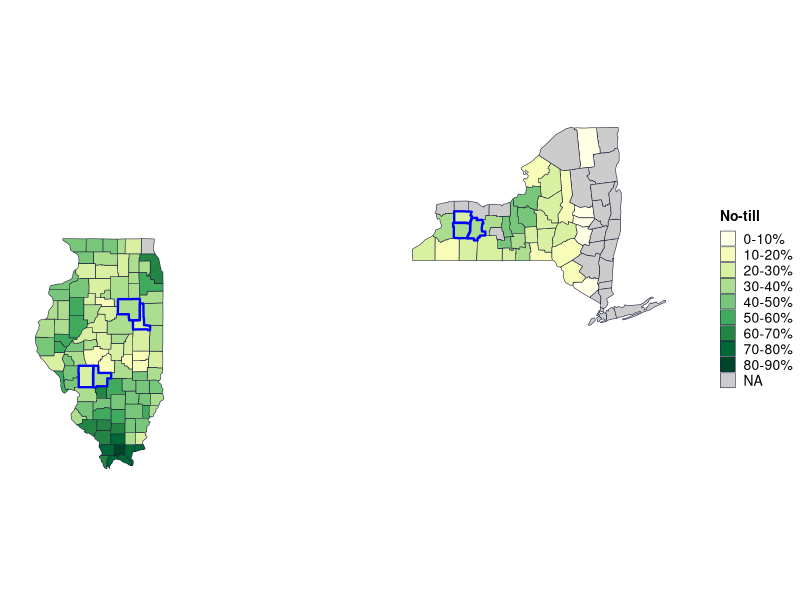
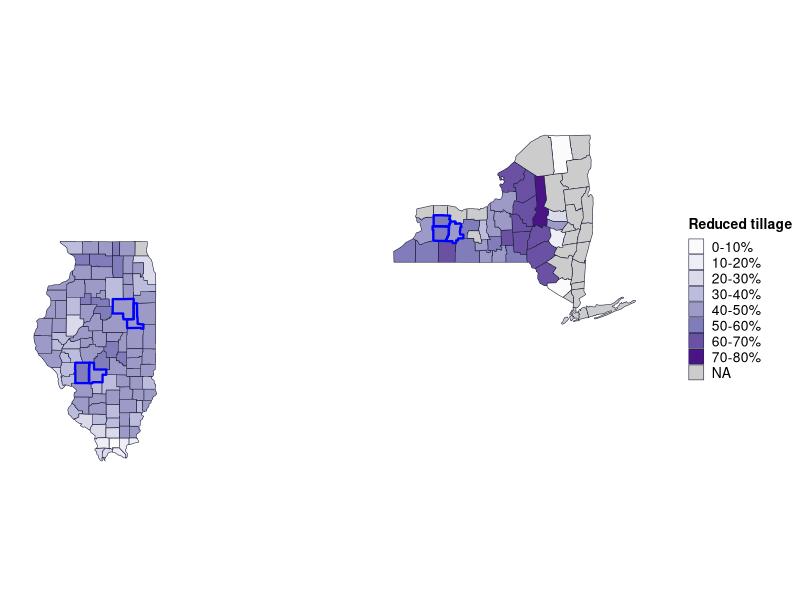
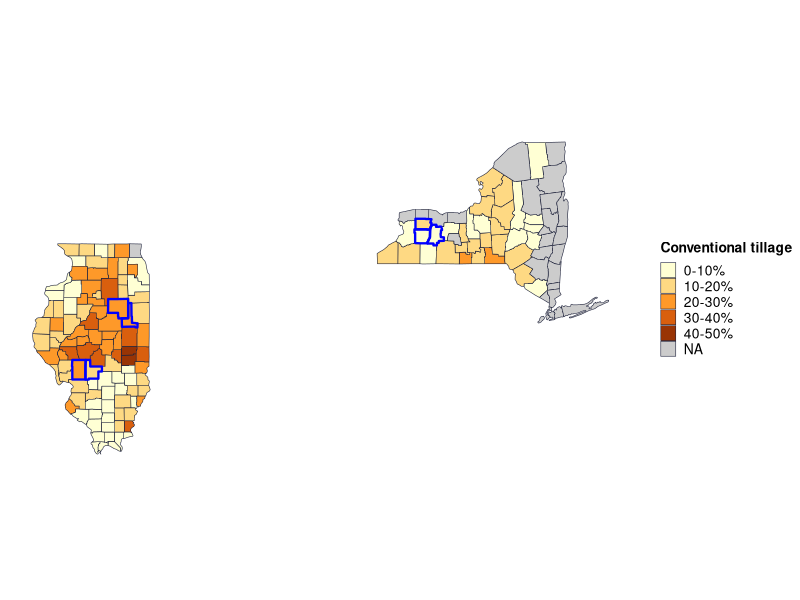
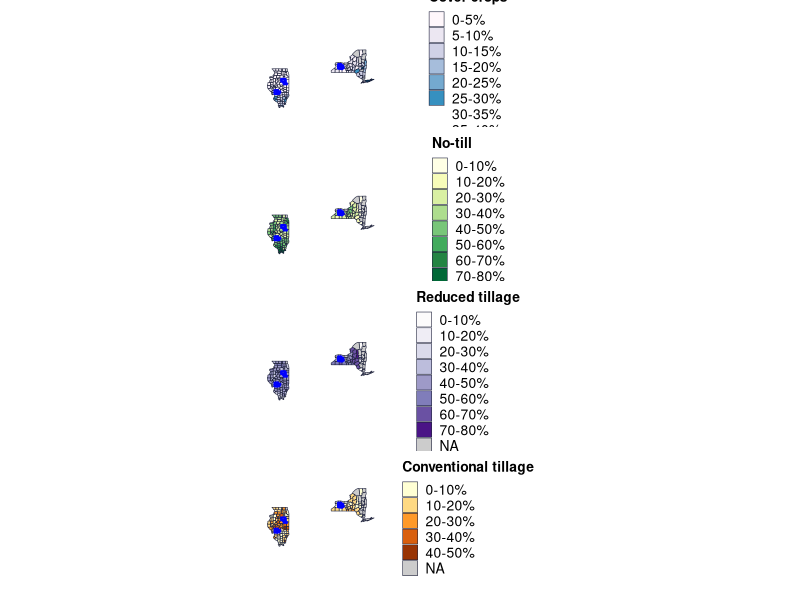
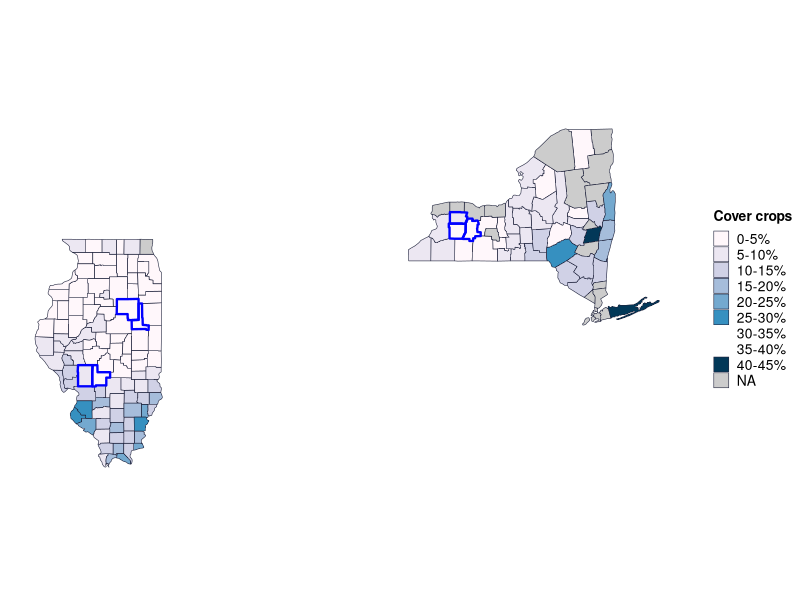
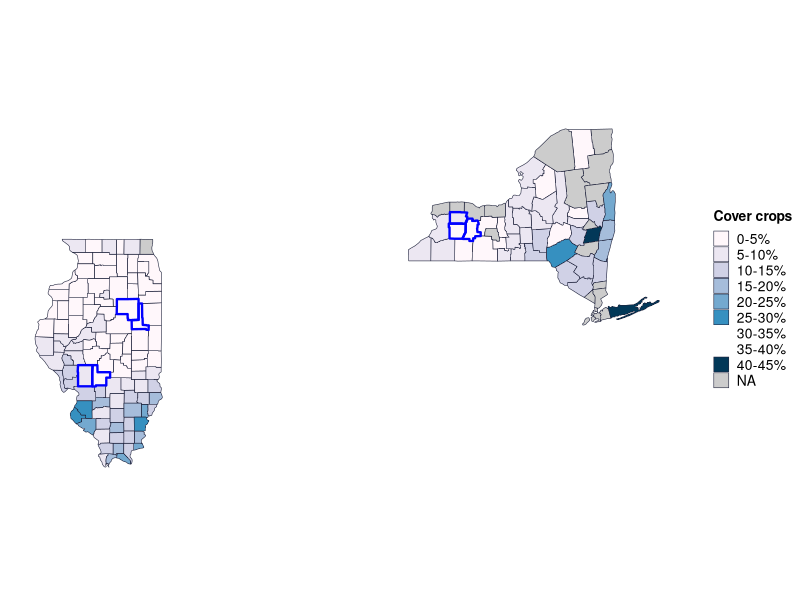
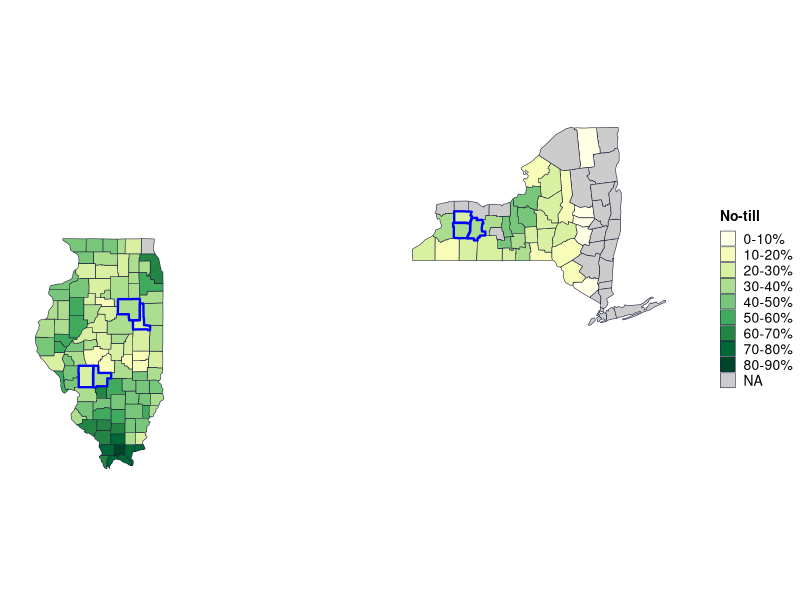
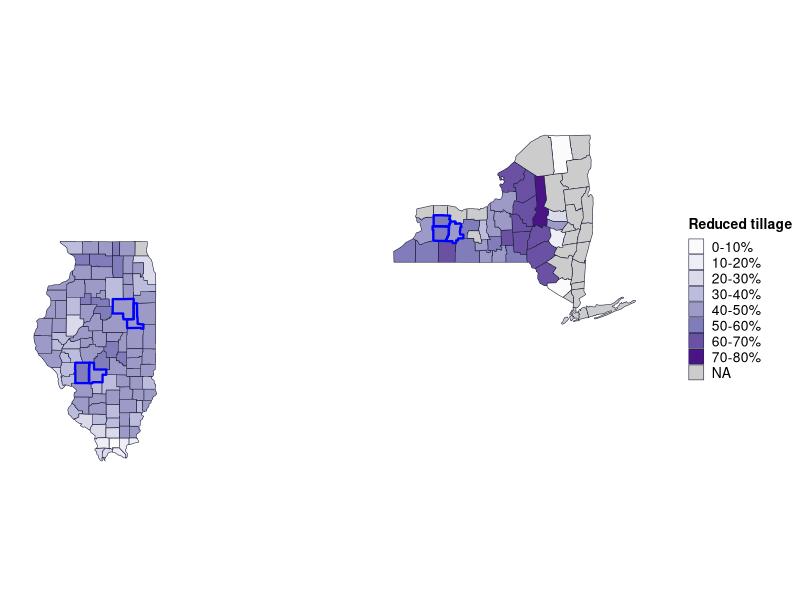

Source code (R) for these figures, in order: (Note: this script raises an error after producing the figures.)
# This makes county heat maps for average % adoption 2018-2021 from OpTIS for 
# cover crops, no till, reduced till
# excludes counties whose harvested cropland acres in 2017 census is in the 
# lowest 10th percentile for the state and counties for which OpTIS evaluated
# < 50% of 2017 harvested cropland acres.See "OpTIS adoption rates IL.R" for details.
# adoption on just corn (silage and grain) and soybean acres only
# 

library(tidyverse)
library(maps)
library(reshape2)
# install.packages("sf")
library(sf)
# library(gridExtra)  # for grid.arrange()
# install.packages("patchwork")
library(patchwork) # for plot_layout()

# based on https://stackoverflow.com/questions/51463037/plotting-a-heat-map-of-pennsylvania-counties-in-r

# load data created in "OpTIS adoption rates NY.R"
means_countyny <- read.csv("data/optis/means_county_ny.csv") %>%
  arrange(county)
means_countyny$state <- rep("NY", nrow(means_countyny))
means_countyny <- means_countyny[,c(6, 1:5)]

means_countyil <- read.csv("data/optis/means_county_il.csv") 

dat <- bind_rows(means_countyny, means_countyil)

rm(means_countyil, means_countyny)

dat$co_st <- paste0(dat$county, "-", dat$state)


# define colors for YlOrBr by Paul Tol https://personal.sron.nl/~pault/
# how many colors do we need? do they all work with 5?
# hist(means_county$mean.perc[means_county$variable %in% "perc_cc"]) # 0-30
# hist(means_county$mean.perc[means_county$variable %in% "perc_nt"]) # 10-80
# hist(means_county$mean.perc[means_county$variable %in% "perc_rt"]) # 15-55
# hist(means_county$mean.perc[means_county$variable %in% "perc_ct"]) # 0-50
# pal5 <- c("#ffffe5", "#fee391", "#fb9a29", "#cc4c02", "#662506", "#888888")
# pal6 <- c("#fee391", "#fec44f", "#fb9a29", "#ec7014", "#cc4c02", "#993404", "#888888")
# pal6b <- c(rev(pal6[1:6]), pal6[7])
# # scales::show_col(pal6b)
# pal7 <- c("#fff7bc", "#fee391", "#fec44f", "#fb9a29", "#ec7014", "#cc4c02", "#993404", "#888888")
# pal8 <- c("#fff7bc", "#fee391", "#fec44f", "#fb9a29", "#ec7014", "#cc4c02", "#993404", "#662506", "#888888")
# pal8b <- c(rev(pal8[1:8]), pal8[9])
pal3new <- c("#8c510a", "#bf812d", "#dfc27d")
pal6new <- c("#8c510a", "#bf812d", "#dfc27d", "#80cdc1", "#35978f", "#01665e")
pal5new <- c("#bf812d", "#dfc27d", "#80cdc1", "#35978f", "#01665e")
pal8new <- c("#8c510a", "#bf812d", "#dfc27d", "#f6e8c3","#c7eae5", "#80cdc1", "#35978f", "#01665e")
palcc <- c("#ffffcc", "#d9f0a3", "#addd8e", "#78c679","#41ab5d", "#238443", "#005a32") # From https://colorbrewer2.org/#type=sequential&scheme=YlGn&n=7
#palcc <- c("#FFFFE5", "#F7FCB9", "#D9F0A3", "#ADDD8E", "#78C679", "#41AB5D", "#004529")
palnt <- c("#ffffcc", "#c2e699", "#78c679", "#31a354", "#006837") # From https://colorbrewer2.org/#type=sequential&scheme=YlGn&n=5
palct <- c("#fff7bc", "#fec44f", "#d95f0e")  # From https://colorbrewer2.org/#type=sequential&scheme=YlOrBr&n=3
palrt <- c("#ffffe5", "#f7fcb9", "#d9f0a3", "#addd8e", "#78c679", "#41ab5d", "#238443", "#005a32")  # From https://colorbrewer2.org/#type=sequential&scheme=YlGn&n=8


# divide percents into bins
# what's the max and min for each variable?
ranges <- do.call(data.frame, aggregate(dat, mean.perc~variable, 
                                        FUN=function (x) c(min=min(x), max=max(x))))

# fn for rounding to the upper 5
round_any <- function(x, accuracy, f=round){f(x/accuracy)*accuracy}

ranges$min_bin <-round_any(ranges$mean.perc.min, 10, f=floor)
ranges$max_bin <-round_any(ranges$mean.perc.max, 10, f=ceiling)
ranges$bins <- c(5, 10, 10, 10)

dat <- inner_join(dat, ranges[,c(1,4:6)]) %>%
  mutate(binlo = round_any(mean.perc, bins, f=floor), 
         binhi = round_any(mean.perc, bins, f=ceiling),
         mybin = paste0(binlo, "-", binhi),
         bincheck = binhi-binlo # check to see if any bins are e.g., 18-18
  ) %>%
  arrange(variable, mean.perc)

# do any counties mybin = 0? (i.e. "18-18")
sum(dat$bincheck==0) # should be 0

# cleanup bins dataset
dat <- dat[,c(1:4,7,13)]




# add "%" to bin category to show up in plots
dat$mybin <- ifelse(dat$mybin=="NA", dat$mybin, paste0(dat$mybin, "%"))

dat$mybin <- ordered(dat$mybin, levels=unique(dat$mybin))

# ID focus areas
dat$focus_area <- ifelse(dat$co_st %in% c("Ford-IL", "Livingston-IL", "Macoupin-IL", "Montgomery-IL",
                                           "Wyoming-NY", "Livingston-NY", "Genesee-NY"), "yes", "no")



# get county spatial data
mp <- map_data("county", c("New York", "Illinois"), proj="mercator")


# check spelling of counties matches between ny and dat
# and get ready to join with dat data
mp$subregion <- str_to_title(mp$subregion)

mapnames <- unique(mp[,c('subregion', 'region')]) # 164 names  (102 counties in IL, 62 in NY = 164)
mapnames$state <- ifelse(mapnames$region=="illinois", "IL", "NY")
mapnames$co_st <- paste0(mapnames$subregion, "-", mapnames$state)
datnames <- unique(dat$co_st)  # data have 142 names
sort(datnames)
# what is different - are they MISSING or SPELLED DIFFERENT?
difs <- setdiff(mapnames$co_st, datnames)
# mapnames have spaces, datnames do not

dat$county2 <- ifelse(dat$county=="DeKalb", "De Kalb",
                      ifelse(dat$county=="DeWitt", "De Witt",
                             ifelse(dat$county=="DuPage", "Du Page",
                                    ifelse(dat$county=="LaSalle", "La Salle",
                                           ifelse(dat$county=="McDonough", "Mcdonough",
                                                  ifelse(dat$county=="McHenry", "Mchenry",
                                                         ifelse(dat$county=="McLean", "Mclean",
                                                                ifelse(dat$county=="St. Clair", "St Clair", dat$county))))))))

dat$co_st <- paste0(dat$county2, "-", dat$state)
datnames <- unique(dat$co_st)  
sort(datnames)
# what is different - are they MISSING or SPELLED DIFFERENT?
difs <- setdiff(mapnames$co_st, datnames)
# now seems that it is counties that are missing

# make complete list of counties x 4 variable types
vars <- unique(dat$variable)
mapnames2 <- bind_rows(mapnames, mapnames, mapnames, mapnames)
varnames <- c(rep(vars[1], nrow(mapnames)),
              rep(vars[2], nrow(mapnames)),
              rep(vars[3], nrow(mapnames)),
              rep(vars[4], nrow(mapnames)))
complete <- bind_cols(mapnames2[,c(1,3,4)], variable=varnames)
colnames(complete)[1] <- "county2"


dat <- full_join(dat, complete)

# datnames <- unique(dat$co_st)  
# difs <- setdiff(mapnames$co_st, datnames)

rm(complete, vars, mapnames, datnames, mapnames2, varnames)



# join rates with spatial data:
mp$state <- ifelse(mp$region=="illinois", "IL", "NY")
mp <- left_join(mp, dat[,c(1,3:8)], join_by(subregion==county2, state==state), relationship="many-to-many")


# make a map
# nysf <- st_as_sf(ny, coords=c("long", "lat"), crs=4326)


ditch_the_axes <- theme(
  axis.text = element_blank(),
  axis.line = element_blank(),
  axis.ticks = element_blank(),
  panel.border = element_blank(),
  panel.grid = element_blank(),
  axis.title = element_blank()
)



windows(xpinch=200, ypinch=200, width=5, height=5)

# plot for cover crops   ########## Left off here, needs more troubleshooting

mpcc <- mp[mp$variable=="perc_cc",]
unique(mpcc$mybin)
levels(mpcc$mybin)
mpcc$mybin <- as.character(mpcc$mybin)
unique(mpcc$mybin)
mpcc$mybin <- ordered(mpcc$mybin, levels=c("0-5%", "5-10%", "10-15%", "15-20%", "20-25%", "25-30%", "30-35%", "35-40%", "40-45%"))
levels(mpcc$mybin)
unique(mpcc$mybin)

palcc <- c("#fff7fb", "#ece7f2", "#d0d1e6", "#a6bddb", "#74a9cf", "#3690c0", "#0570b0", "#045a8d", "#023858")

pcc <- ggplot() +
  geom_polygon(data=mpcc,
               mapping=aes(x=long, y=lat, fill=mybin, group=group),
               color="#20243d", linewidth=0.2) +
  geom_polygon(data=mpcc[mpcc$focus_area == "yes",],
               mapping=aes(x=long, y=lat, group=group),
               color="blue", linewidth=0.8, fill=NA) +
  scale_fill_manual(values=palcc,
                    na.value = "gray80",
                    name= "Cover crops",
                    drop=FALSE) +
 coord_sf(default_crs = sf::st_crs(4326)) +  # , # read x and y as latitude and longitude
  #          xlim = c(-92, -87), ylim=c(36.5, 43)) +
  theme_bw() +
  ditch_the_axes +
  theme(legend.title=element_text(size=10, face="bold"),
        legend.text=element_text(size=10),
        legend.key.size=unit(0.4, "cm"),
        plot.margin = unit(c(1, 0, 1,0 ), "cm"))

pcc

ggsave("plots/maps/county_heatmap_NYIL_cc_wfocuscounties.png")





# plot for no-till
mpnt <- mp[mp$variable=="perc_nt",]
unique(mpnt$mybin)
levels(mpnt$mybin)
mpnt$mybin <- as.character(mpnt$mybin)
unique(mpnt$mybin)
mpnt$mybin <- ordered(mpnt$mybin, levels=c("0-10%", "10-20%", "20-30%", "30-40%", "40-50%", "50-60%", "60-70%", "70-80%", "80-90%"))
levels(mpnt$mybin)
unique(mpnt$mybin)

palnt <- c("#ffffe5", "#f7fcb9", "#d9f0a3", "#addd8e", "#78c679", "#41ab5d", "#238443", "#006837", "#004529")

pnt <- ggplot() +
  geom_polygon(data=mpnt,
               mapping=aes(x=long, y=lat, fill=mybin, group=group),
               color="#20243d", linewidth=0.2) +
  geom_polygon(data=mpnt[mpnt$focus_area == "yes",],
               mapping=aes(x=long, y=lat, group=group),
               color="blue", linewidth=0.8, fill=NA) +
  scale_fill_manual(values=palnt,
                    na.value = "gray80",
                    name= "No-till",
                    drop=FALSE) +
  coord_sf(default_crs = sf::st_crs(4326)) +  # , # read x and y as latitude and longitude
  #          xlim = c(-92, -87), ylim=c(36.5, 43)) +
  theme_bw() +
  ditch_the_axes +
  theme(legend.title=element_text(size=10, face="bold"),
        legend.text=element_text(size=10),
        legend.key.size=unit(0.4, "cm"),
        plot.margin = unit(c(1, 0, 1,0 ), "cm"))

pnt

ggsave("plots/maps/county_heatmap_NYIL_nt_wfocuscounties.png")





# plot for reduced-till

mprt <- mp[mp$variable=="perc_rt",]
unique(mprt$mybin)
levels(mprt$mybin)
mprt$mybin <- as.character(mprt$mybin)
unique(mprt$mybin)
mprt$mybin <- ordered(mprt$mybin, levels=c("0-10%", "10-20%", "20-30%", "30-40%", "40-50%", "50-60%", "60-70%", "70-80%"))
levels(mprt$mybin)
unique(mprt$mybin)

palrt <- c("#fcfbfb", "#efedf5", "#dadaeb", "#bcbddc", "#9e9ac8", "#807dba", "#6a51a3", "#4a1486")

prt <- ggplot() +
  geom_polygon(data=mprt,
               mapping=aes(x=long, y=lat, fill=mybin, group=group),
               color="#20243d", linewidth=0.2) +
  geom_polygon(data=mprt[mprt$focus_area == "yes",],
               mapping=aes(x=long, y=lat, group=group),
               color="blue", linewidth=0.8, fill=NA) +
  scale_fill_manual(values=palrt,
                    na.value = "gray80",
                    name= "Reduced tillage",
                    drop=FALSE) +
  coord_sf(default_crs = sf::st_crs(4326)) +  # , # read x and y as latitude and longitude
  #          xlim = c(-92, -87), ylim=c(36.5, 43)) +
  theme_bw() +
  ditch_the_axes +
  theme(legend.title=element_text(size=10, face="bold"),
        legend.text=element_text(size=10),
        legend.key.size=unit(0.4, "cm"),
        plot.margin = unit(c(1, 0, 1,0 ), "cm"))

prt

ggsave("plots/maps/county_heatmap_NYIL_rt_wfocuscounties.png")





# plot for conventional-till
mpct <- mp[mp$variable=="perc_ct",]
unique(mpct$mybin)
levels(mpct$mybin)
mpct$mybin <- as.character(mpct$mybin)
unique(mpct$mybin)
mpct$mybin <- ordered(mpct$mybin, levels=c("0-10%", "10-20%", "20-30%", "30-40%", "40-50%"))
levels(mpct$mybin)
unique(mpct$mybin)

palct <- c("#ffffd4", "#fed983", "#fe9929", "#d95f0e", "#993404")

pct <- ggplot() +
  geom_polygon(data=mpct,
               mapping=aes(x=long, y=lat, fill=mybin, group=group),
               color="#20243d", linewidth=0.2) +
  geom_polygon(data=mpct[mpct$focus_area == "yes",],
               mapping=aes(x=long, y=lat, group=group),
               color="blue", linewidth=0.8, fill=NA) +
  scale_fill_manual(values=palct,
                    na.value = "gray80",
                    name= "Conventional tillage",
                    drop=FALSE) +
  coord_sf(default_crs = sf::st_crs(4326)) +  # , # read x and y as latitude and longitude
  #          xlim = c(-92, -87), ylim=c(36.5, 43)) +
  theme_bw() +
  ditch_the_axes +
  theme(legend.title=element_text(size=10, face="bold"),
        legend.text=element_text(size=10),
        legend.key.size=unit(0.4, "cm"),
        plot.margin = unit(c(1, 0, 1,0 ), "cm"))

pct

ggsave("plots/maps/county_heatmap_NYIL_ct_wfocuscounties.png")





# plot all 4 plots at once

# grid.arrange(pcc, pnt, prt, pct, nrow=2) # plot sizes vary because legend titles are different widths



pcc + pnt + prt + pct + plot_layout(ncol=1)
ggsave("plots/maps/county_heatmap_NYIL_4x2_focus counties.png", width=6, height=14, units="in")







# INCOMPLETE
# add rivers (following https://milospopovic.net/map-rivers-with-sf-and-ggplot2-in-r/)

filenames <- list.files("data/gis/NHD_H_Illinois_State_Shape_NAD83/Shape", pattern="*.shp", full.names=T)
## left off here trying to understand which file to use
## check out https://pubs.er.usgs.gov/publication/ofr20191096
## might also search for mapping NHD in R 

riv_list <- lapply(filenames, st_read)  
il_riv <- riv_list[[1]] |>
  sf::st_cast("MULTILINESTRING")

il_map + 
  ggplot() +
  geom_sf(data=il_riv, aes(x=geometry$X, y=geometry$Y), color="midnightblue", lwd=1) +
  coord_sf(default_crs = sf::st_crs(4326))
